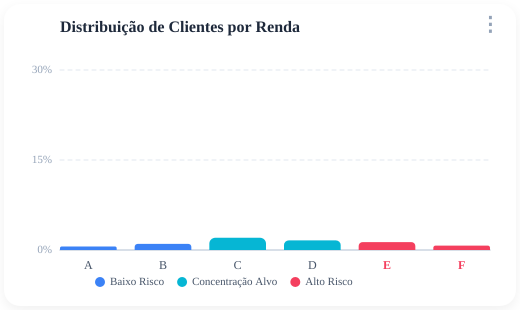
Frame 1 (no input)
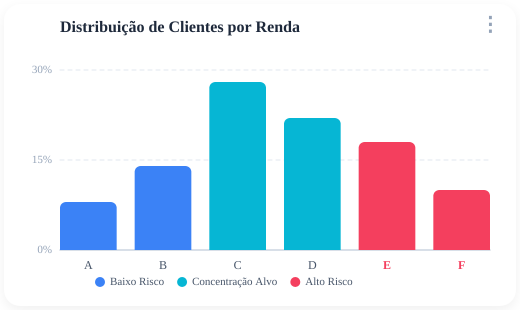
Frame 60 (no input)
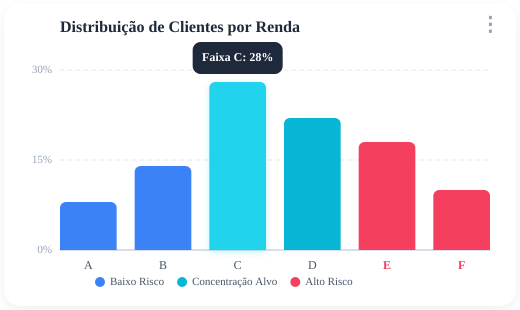
Frame 120 (the mouse pressed at the canvas centre since frame 60)

The p5.js sketch that drew these frames (run headless with seeded random() and noise() and a simulated clock; from frame 60 on, the mouse is pressed at the canvas centre):

// p5.js sketch
// ── sketch.js
// ── Distribuição de Clientes por Renda ──
// Ponderada UX — Micro‑componente de visualização em p5.js
// Autor: Leunam Sousa de Jesus

// ───── dados simulados ─────
const faixas = [
  { label: 'A', pct: 8,  risco: 'baixo'         },
  { label: 'B', pct: 14, risco: 'baixo'         },
  { label: 'C', pct: 28, risco: 'concentracao'  },
  { label: 'D', pct: 22, risco: 'concentracao'  },
  { label: 'E', pct: 18, risco: 'alto'          },
  { label: 'F', pct: 10, risco: 'alto'          },
];

const cores = {
  baixo:         '#3B82F6',   // azul
  concentracao:  '#06B6D4',   // ciano
  alto:          '#F43F5E',   // rosa‑vermelho
};

const coresHover = {
  baixo:         '#60A5FA',
  concentracao:  '#22D3EE',
  alto:          '#FB7185',
};

const legendaItens = [
  { key: 'baixo',        label: 'Baixo Risco',       cor: cores.baixo        },
  { key: 'concentracao', label: 'Concentração Alvo',  cor: cores.concentracao },
  { key: 'alto',         label: 'Alto Risco',         cor: cores.alto         },
];

// ───── layout ─────
const cardW   = 520;
const cardH   = 310;
const padX    = 60;
const padTop  = 70;
const padBot  = 60;
const barGap  = 18;
const maxPct  = 30;
const gridLines = [0, 15, 30];

let hoveredBar = -1;
let animProgress = 0;        // 0 → 1  (entrada)
let tooltipAlpha = 0;

function setup() {
  createCanvas(cardW, cardH);
  textFont('Inter, Helvetica Neue, Arial, sans-serif');
  pixelDensity(2);
}

function draw() {
  // ── animar entrada ──
  if (animProgress < 1) {
    animProgress = min(1, animProgress + 0.025);
  }
  const ease = easeOutCubic(animProgress);

  // ── card background ──
  background(255);
  noStroke();
  fill(255);
  rect(0, 0, cardW, cardH, 18);

  // sombra sutil
  drawingContext.shadowColor = 'rgba(0,0,0,0.06)';
  drawingContext.shadowBlur  = 24;
  drawingContext.shadowOffsetY = 8;
  fill(255);
  rect(4, 4, cardW - 8, cardH - 8, 16);
  drawingContext.shadowColor = 'transparent';

  // ── título ──
  fill('#1E293B');
  textSize(16);
  textStyle(BOLD);
  textAlign(LEFT, TOP);
  text('Distribuição de Clientes por Renda', padX, 20);

  // ícone de opções (⋮)
  fill('#94A3B8');
  textSize(20);
  textAlign(RIGHT, TOP);
  text('⋮', cardW - 20, 16);

  // ── área do gráfico ──
  const plotW = cardW - padX - 30;
  const plotH = cardH - padTop - padBot;
  const barW  = (plotW - (faixas.length - 1) * barGap) / faixas.length;

  // ── linhas de grade + labels Y ──
  textSize(11);
  textStyle(NORMAL);
  textAlign(RIGHT, CENTER);
  for (const pct of gridLines) {
    const y = padTop + plotH - (pct / maxPct) * plotH;
    stroke('#E2E8F0');
    strokeWeight(1);
    drawingContext.setLineDash([4, 4]);
    line(padX, y, padX + plotW, y);
    drawingContext.setLineDash([]);
    noStroke();
    fill('#94A3B8');
    text(pct + '%', padX - 8, y);
  }

  // ── eixo X (linha base) ──
  stroke('#CBD5E1');
  strokeWeight(1.5);
  line(padX, padTop + plotH, padX + plotW, padTop + plotH);
  noStroke();

  // ── detectar hover ──
  hoveredBar = -1;
  for (let i = 0; i < faixas.length; i++) {
    const bx = padX + i * (barW + barGap);
    const bh = (faixas[i].pct / maxPct) * plotH * ease;
    const by = padTop + plotH - bh;
    if (mouseX >= bx && mouseX <= bx + barW && mouseY >= by && mouseY <= padTop + plotH) {
      hoveredBar = i;
    }
  }

  // ── barras ──
  for (let i = 0; i < faixas.length; i++) {
    const f  = faixas[i];
    const bx = padX + i * (barW + barGap);
    const bh = (f.pct / maxPct) * plotH * ease;
    const by = padTop + plotH - bh;

    const isHover = (i === hoveredBar);
    const c = isHover ? coresHover[f.risco] : cores[f.risco];

    // sombra da barra
    if (isHover) {
      drawingContext.shadowColor = c + '44';
      drawingContext.shadowBlur  = 14;
      drawingContext.shadowOffsetY = 4;
    }

    fill(c);
    rect(bx, by, barW, bh, 6, 6, 0, 0);

    drawingContext.shadowColor = 'transparent';

    // label do eixo X
    textSize(12);
    textAlign(CENTER, TOP);
    fill(f.risco === 'alto' ? '#F43F5E' : '#475569');
    textStyle(f.risco === 'alto' ? BOLD : NORMAL);
    text(f.label, bx + barW / 2, padTop + plotH + 10);
  }

  // ── tooltip ──
  if (hoveredBar >= 0) {
    tooltipAlpha = min(255, tooltipAlpha + 18);
    const f  = faixas[hoveredBar];
    const bx = padX + hoveredBar * (barW + barGap);
    const bh = (f.pct / maxPct) * plotH * ease;
    const by = padTop + plotH - bh;

    const tipW = 90;
    const tipH = 32;
    let tipX = bx + barW / 2 - tipW / 2;
    let tipY = by - tipH - 8;
    tipX = constrain(tipX, 4, cardW - tipW - 4);
    tipY = max(4, tipY);

    const a = tooltipAlpha;
    fill(30, 41, 59, a);
    rect(tipX, tipY, tipW, tipH, 8);

    fill(255, 255, 255, a);
    textSize(12);
    textStyle(BOLD);
    textAlign(CENTER, CENTER);
    text('Faixa ' + f.label + ': ' + f.pct + '%', tipX + tipW / 2, tipY + tipH / 2);
  } else {
    tooltipAlpha = max(0, tooltipAlpha - 24);
  }

  // ── legenda ──
  const legY = cardH - 28;
  let legX = cardW / 2 - 160;
  textSize(11);
  textStyle(NORMAL);
  textAlign(LEFT, CENTER);
  for (const item of legendaItens) {
    fill(item.cor);
    ellipse(legX, legY, 10, 10);
    fill('#475569');
    text(item.label, legX + 10, legY);
    legX += textWidth(item.label) + 28;
  }

  // cursor
  cursor(hoveredBar >= 0 ? HAND : ARROW);
}

// ── utils ──
function easeOutCubic(t) {
  return 1 - pow(1 - t, 3);
}
